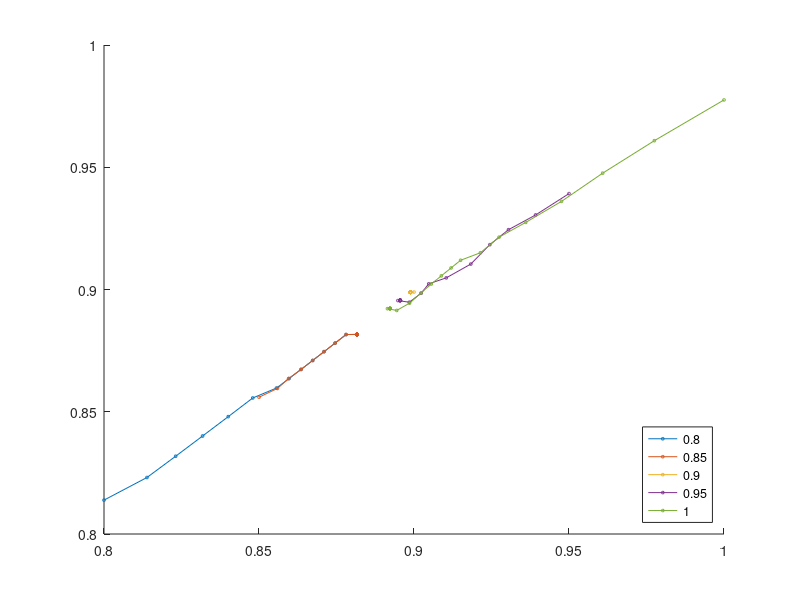

Write the MATLAB code that produced this figure. (Note: this script raises an error after producing the figure.)
%% backSln Results Study

clear all
close all
clc

load('backSlnTestMat.mat');

N0 = length(Qrun0);

% Plot each result
set(0,'defaultLineMarkerSize',2);
figure('name','Qrm, by Qrun0');
hold on
for i=1:N0
   qri = Qrm{i};
   p(i) = plot(qri(1:end-1),qri(2:end),'-o',...
       'DisplayName',num2str(Qrun0(i)));
end
legend(p,'location','southeast');

% What happens at 0.89?

[ ~,Qrm89 ] = backSln( 0.89,Tol,maxIter);

figure('name','Qrm at Q*_0 = 0.89');
hold on
plot(Qrm89(3:end-1),Qrm89(4:end),'-o');
text(Qrm89(3:end-1),Qrm89(4:end),strsplit(int2str(3:24)));


% All together
% Plot each result
set(0,'defaultLineMarkerSize',2);
figure('name','Qrm, by Qrun0');
hold on
for i=1:N0
   qri = Qrm{i};
   p(i) = plot(qri(1:end-1),qri(2:end),'-o',...
       'DisplayName',num2str(Qrun0(i)));
end
p(i+1) = plot(Qrm89(3:end-1),Qrm89(4:end),'-o',...
    'DisplayName','0.89');
legend(p,'location','southeast');










